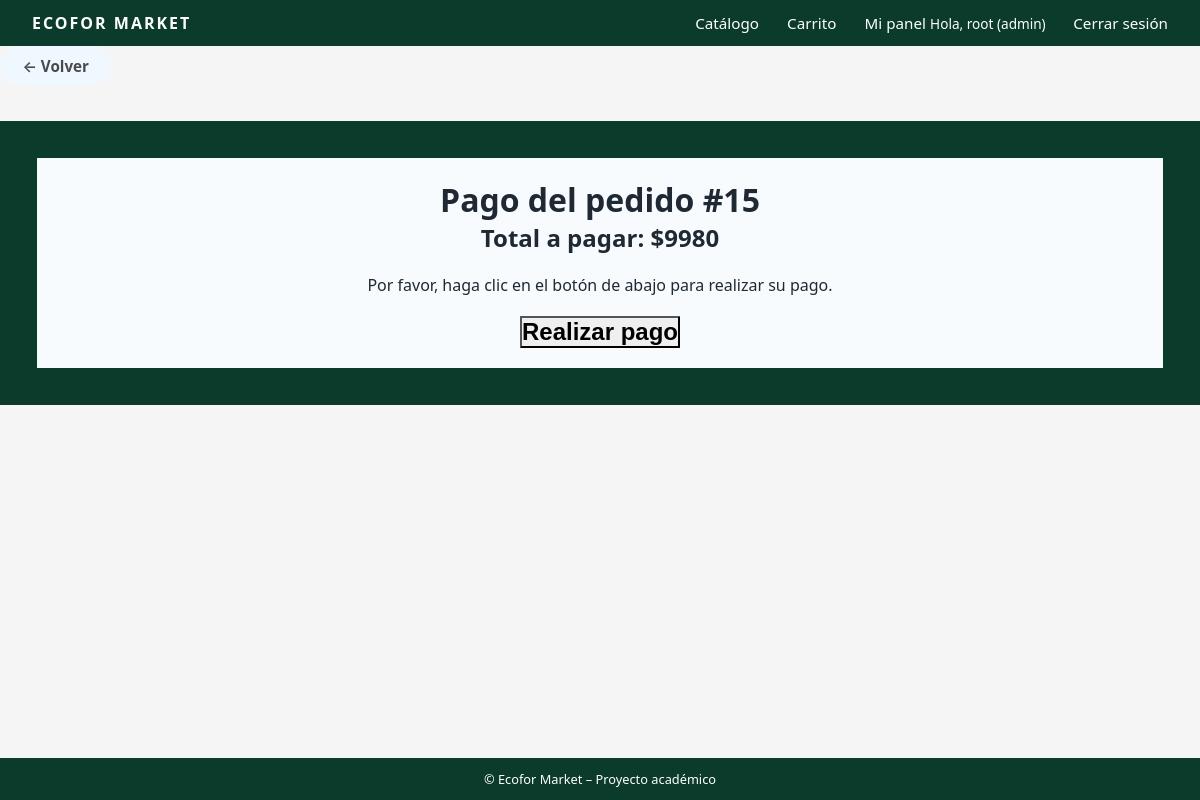
Page /productos/pago/15/ (signed in) on the committed database.
### usuarios/models.py (models this page shows, shortened)
class Usuario(AbstractUser):
    TIPO_CLIENTE = [
        ("natural", "Persona Natural"),
        ("empresa", "Empresa"),
        ("admin", "Administrador"),
        ("atencion_cliente", "Atención al Cliente"),
    ]
    rut = models.CharField(max_length=12, unique=True, blank=True, null=True)
    tipo_cliente = models.CharField(
        max_length=20,
        choices=TIPO_CLIENTE,
        default="natural"
    )

### productos/models.py (models this page shows, shortened)
class Pedido(models.Model):
    ESTADOS = [
        ("pendiente", "Pendiente (sin pago real)"),
        ("pagado", "Pagado (simulado)"),
    ]
    usuario = models.ForeignKey(settings.AUTH_USER_MODEL, on_delete=models.CASCADE)
    numero_pedido = models.IntegerField(unique=True, null=True, blank=True)
    creado = models.DateTimeField(auto_now_add=True)
    actualizado = models.DateTimeField(auto_now=True)
    total = models.PositiveIntegerField(default=0)
    estado = models.CharField(max_length=20, choices=ESTADOS, default="pendiente")
    class Meta:
        verbose_name = "Pedido"
        verbose_name_plural = "Pedidos"
        ordering = ["-creado"]

### productos/views.py (the view)
# urls.py: path("pago/<int:pedido_id>/", views.ver_pago, name="ver_pago"),
@login_required
def ver_pago(request, pedido_id):
    pedido = get_object_or_404(Pedido, id=pedido_id, usuario=request.user)
    return render(request, "productos/ver_pago.html", {"pedido": pedido})

### productos/templates/productos/ver_pago.html (shortened to what this page needs)
{% extends 'core/base.html' %}
{% block content %}
      <a href="{% url 'dashboard' %}" class="btn btn-secondary"
      style="
            display: inline-flex;
            align-items: center;
            gap: 6px;
            text-decoration: none;
            color: #000000b3;
            font-weight: 600;
            margin-bottom: 1rem;
            background-color: aliceblue;
            border-radius: 2px black;
      ">
    ← Volver
    </a>
<div style="
    text-align: center;
    border: 1cm solid #0b3b2a;
    padding: 20px;
    background-color: rgb(247, 251, 254);
    margin-top: 20px;
">
    <h1>Pago del pedido #{{ pedido.id }}</h1>
    <h2>Total a pagar: <b>${{ pedido.total }}</b></h2>
    <div style="margin-bottom: 20px; margin-top: 20px;">
        <p>Por favor, haga clic en el botón de abajo para realizar su pago.</p>
    </div>
    <a href="{% url 'confirmar_pago' pedido.id %}">
        <button style="font-weight: bolder; color: black; font-size: 1.5rem; border-radius: 1px;" class="submit-button">
            Realizar pago
        </button>
    </a>
</div>
{% endblock %}

### core/templates/core/base.html (shortened to what this page needs)
{% load static %}
<!DOCTYPE html>
<html>
<head>
    <link rel="stylesheet" href="{% static 'core/css/styles.css' %}">
</head>
<body>
<div class="site-wrapper">
    <header>
        <nav class="navbar">
            <div class="navbar-logo">
                <a href="{% url 'home' %}">ECOFOR MARKET</a>
            </div>
            <div class="navbar-nav">
                <a href="{% url 'catalogo_productos' %}">Catálogo</a>
                {% if user.is_authenticated %}
                    <a href="{% url 'ver_carrito' %}">Carrito</a>
                    <a href="{% url 'dashboard' %}">Mi panel</a>
                    <span class="navbar-user">
                        Hola, {{ user.username }} ({{ user.tipo_cliente }})
                    </span>
                    <a href="{% url 'logout' %}">Cerrar sesión</a>
                {% else %}
                    <a href="{% url 'login' %}">Iniciar sesión</a>
                    <a href="{% url 'registrar' %}">Crear cuenta</a>
                {% endif %}
            </div>
        </nav>
    </header>
    <main>
        {% block content %}{% endblock %}
    </main>
    <footer class="footer">
        © {{ now|date:"Y" }} Ecofor Market – Proyecto académico
    </footer>
</div>
</body>
</html>

### staticfiles/core/css/styles.css (style rules this page uses)
* { margin: 0; padding: 0; box-sizing: border-box; }
body { font-family: system-ui, -apple-system, BlinkMacSystemFont, "Segoe UI", sans-serif; background-color: #f5f5f5; color: #1f2933; }
.site-wrapper { min-height: 100vh; display: flex; flex-direction: column; }
main { flex: 1; }
.navbar { background-color: #0b3b2a; color: #ffffff; padding: 0.75rem 2rem; display: flex; align-items: center; justify-content: space-between; }
.navbar-logo { font-weight: 700; letter-spacing: 2px; }
.navbar-nav a { color: #ffffff; text-decoration: none; margin-left: 1.5rem; font-size: 0.95rem; }
.navbar-user { font-size: 0.85rem; }
.navbar-logo a { text-decoration: none; color: inherit; font-weight: bold; display: block; }
.btn { display: inline-block; padding: 0.6rem 1.4rem; border-radius: 999px; border: none; cursor: pointer; font-size: 0.95rem; font-weight: 600; text-decoration: none; text-align: center; }
.btn-secondary { background-color: #e1e5ea; color: #0b3b2a; }
.footer { background-color: #0b3b2a; color: #ffffff; text-align: center; padding: 0.75rem; font-size: 0.8rem; }

### rows in the picture
Usuario: username "root", tipo_cliente "admin"
Pedido: id "15", total "9980"
